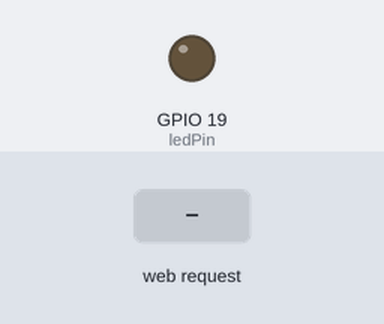
Simulated run of this sketch. Board: ESP32. Shown: output pins drawn as LEDs (lit = HIGH). The test bench sets the inputs (shaded band). WiFi joins after 1.5 s; servers stay silent unless stated; what the sketch prints to the serial monitor is not drawn.

Above: at 3.2 s.
3.3 s: HTTP request GET /led-on received
At 3.7 s:
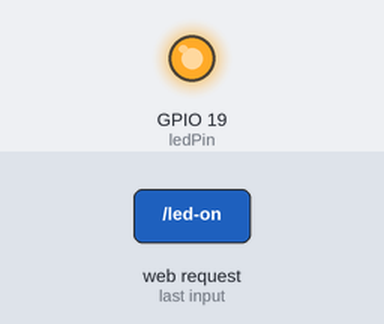
4.8 s: HTTP request GET /led-off received
At 6.1 s:
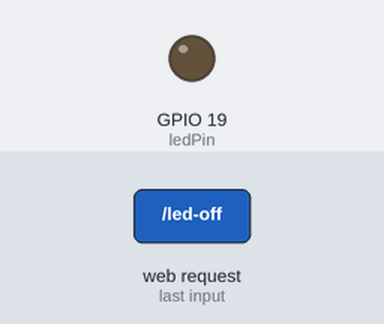
Timing chart, 0 to 7.8 s (numbered marks = the images above; inputs shaded):
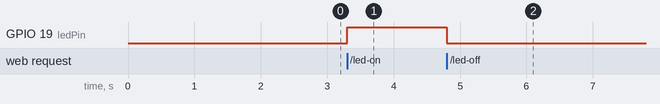

Measured:
- after the input at 3.3 s, GPIO 19 (ledPin): LOW → HIGH at once
- after the input at 4.8 s, GPIO 19 (ledPin): HIGH → LOW at once

The sketch:

data_read.ino
```cpp
#include <WiFi.h>
#include <WebServer.h>

const char* ssid = "SUKRIT";
const char* password = "Sukrit@2023";
IPAddress staticIP(192, 168, 1, 103); // Static IP address
IPAddress gateway(192, 168, 1, 1);     // Gateway IP address
IPAddress subnet(255, 255, 255, 0);    // Subnet mask

WebServer server(80);

const int ledPin = 19; // GPIO pin 19 for the LED
bool ledState = LOW;

void setup() {
  pinMode(ledPin, OUTPUT);

  // Initialize Serial port
  Serial.begin(115200);

  // Connect to Wi-Fi with static IP
  WiFi.config(staticIP, gateway, subnet);
  WiFi.begin(ssid, password);
  while (WiFi.status() != WL_CONNECTED) {
    delay(1000);
    Serial.println("Connecting to WiFi...");
  }

  Serial.println("Connected to WiFi");
  Serial.print("ESP32 IP Address: ");
  Serial.println(WiFi.localIP());

  // Set up routes
  server.on("/", handleRoot);
  server.on("/led-on", handleLedOn);
  server.on("/led-off", handleLedOff);

  // Start server
  server.begin();
  Serial.println("HTTP server started");
}

void loop() {
  server.handleClient();
}

void handleRoot() {
  String ledStatus = (digitalRead(ledPin) == HIGH) ? "ON" : "OFF";
  server.send(200, "text/plain", ledStatus);
}

void handleLedOn() {
  digitalWrite(ledPin, HIGH);
  server.send(200, "text/plain", "LED turned ON");
}

void handleLedOff() {
  digitalWrite(ledPin, LOW);
  server.send(200, "text/plain", "LED turned OFF");
}
```
